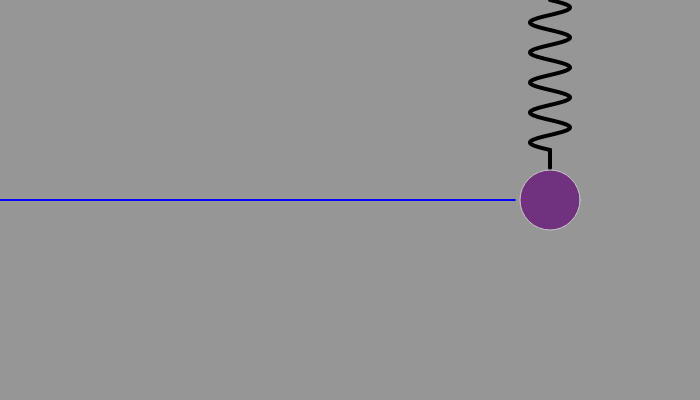
Frame 1 (no input)
Frame 60 (no input): identical to frame 1, image omitted
Frame 120 (the mouse pressed at the canvas centre since frame 60): identical to frame 1, image omitted

The p5.js sketch that drew this single still picture (run headless with seeded random() and noise() and a simulated clock; from frame 60 on, the mouse is pressed at the canvas centre):

// p5.js sketch
// ── sketch.js
/*
@name Spring
@frame 710, 400
@description Click, drag, and release the horizontal circle to start the spring.
*/
// Spring drawing constants 
let springHeight = 32,
    left,
    right,
    maxHeight = 400,
    minHeight = 0,
    over = false,
    move = false,
    points = [],
    maxPoints = 100;
    diam = 60;

// Spring simulation constants
let M = 10.8,  // Mass
    K = 0.2,  // Spring constant
    D = 0.99, // Damping
    R = 200;  // Rest position

// Spring simulation letiables
let ps = R,   // Position
    vs = 0.0, // Velocity
    as = 0,   // Acceleration
    f = 0;    // Force

function setup() {
  createCanvas(700, 400);
  rectMode(CORNERS);
  noStroke();
  left = width / 2 + 200;
  right = width / 2 - 100;
  
  for (let i=0; i<maxPoints; i++) {
    points[i] = ps; 
  }
  
}

function draw() {
  
  background(150);
  push();
  translate(0,0)
  springCurve(ps-50, 0, left);
  line(left, ps-50, left, ps-32);
  pop();
  //cursor('default');
  updateSpring();
  drawSpring();
  updateGraph();
  drawGraph();
  
}

function drawSpring() {
  // Set color and draw top bar
  if (over || move) {
    fill(204, 179, 255);
  } else {
    fill(112, 50, 126);
  }

  stroke(200);
  ellipse(left, ps, diam);
}

function updateSpring() {
  // Update the spring position
  if ( !move ) {
    f = -K * ( ps - R ); // f=-ky
    as = f / M;          // Set the acceleration, f=ma == a=f/m
    vs = D * (vs + as);  // Set the velocity
    ps = ps + vs;        // Updated position
  }

  if (abs(vs) < 0.1) {
    vs = 0.0;
  }

  // Test if mouse if over the top bar
  let d = dist(left, ps, mouseX, mouseY);
  if (d < diam/2) {
    over = true;
    cursor('grab');
  } else {
    over = false;
    cursor('default');
  }

  // Set and constrain the position of top bar
  if (move) {
    ps = mouseY - springHeight / 2;
    ps = constrain(ps, minHeight, maxHeight);
  }
}

function updateGraph() {
  points.shift(); 
  points.push(ps);
}

function drawGraph() {
  push();
  stroke(0,0,250);
  strokeWeight(2);
  noFill();
  beginShape();
  for (let i=0; i<maxPoints; i++) {
    vertex(i*5.2, points[i]);
  }
  endShape();
  pop();
}

// Define spring curve
function springCurve(y0, y1, A){
  //2sin(10 * 2π (t - y_1) / (y_0 - y_1)) + x(A2)
  stroke(0);
  strokeWeight(4);
  noFill();
  beginShape();
  for(let k = -y1; k<y0; k=k+0.01){
    let x = (20* sin( 10*PI*(k - y1) / (y0 - y1)) + A);
    let y = k;
    vertex(x, y);
    
  }
  endShape();
  
}

function mousePressed() {
  if (over) {
    move = true;
  }
}

function mouseReleased() {
  //cursor('default');
  move = false;
}
